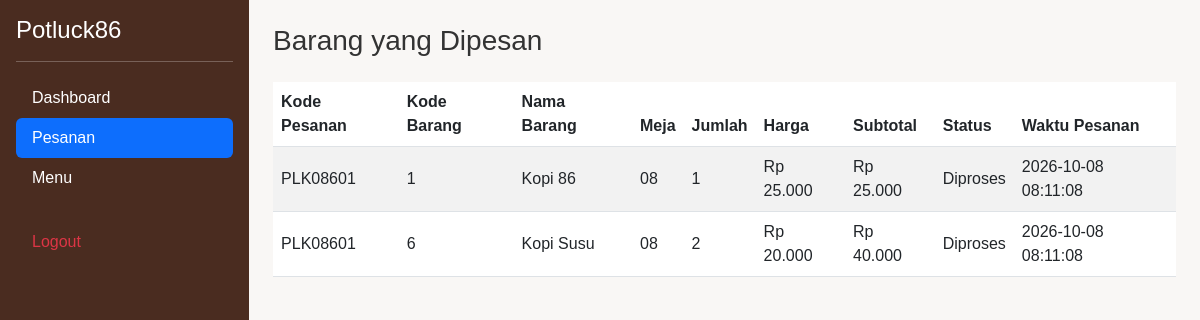
Screenshot of /admin/pesanan.php (signed in) with the database file from the repository.
### tables this page shows
CREATE TABLE `detail_pesanan` (
  `id` INT AUTO_INCREMENT PRIMARY KEY,
  `pesanan_id` INT NOT NULL,
  `menu_id` INT NOT NULL,
  `jumlah` INT NOT NULL,
  `harga` DECIMAL(10,2) NOT NULL,
  `catatan` TEXT DEFAULT NULL,
  `subtotal` DECIMAL(10,2) NOT NULL,
  FOREIGN KEY (`pesanan_id`) REFERENCES `pesanan`(`id`) ON DELETE CASCADE,
  FOREIGN KEY (`menu_id`) REFERENCES `menu`(`id`) ON DELETE CASCADE
);

CREATE TABLE `pesanan` (
  `id` INT AUTO_INCREMENT PRIMARY KEY,
  `nomor_pesanan` VARCHAR(20) NOT NULL UNIQUE,
  `meja_id` INT NOT NULL,
  `total` DECIMAL(10,2) NOT NULL,
  `metode_pembayaran` VARCHAR(50) NOT NULL,
  `status` ENUM('Menunggu', 'Diproses', 'Siap Disajikan', 'Selesai', 'Dibatalkan') DEFAULT 'Menunggu',
  `waktu_pesanan` DATETIME DEFAULT CURRENT_TIMESTAMP,
  `created_at` TIMESTAMP DEFAULT CURRENT_TIMESTAMP,
  FOREIGN KEY (`meja_id`) REFERENCES `meja`(`id`) ON DELETE CASCADE
);

CREATE TABLE `menu` (
  `id` INT AUTO_INCREMENT PRIMARY KEY,
  `kategori_id` INT NOT NULL,
  `nama_menu` VARCHAR(100) NOT NULL,
  `deskripsi` TEXT,
  `harga` DECIMAL(10,2) NOT NULL,
  `foto` VARCHAR(255) DEFAULT 'default.jpg',
  `stok` INT DEFAULT 50,
  `status` ENUM('tersedia', 'tidak tersedia') DEFAULT 'tersedia',
  `created_at` TIMESTAMP DEFAULT CURRENT_TIMESTAMP,
  FOREIGN KEY (`kategori_id`) REFERENCES `kategori`(`id`) ON DELETE CASCADE
);

CREATE TABLE `meja` (
  `id` INT AUTO_INCREMENT PRIMARY KEY,
  `nomor_meja` VARCHAR(10) NOT NULL UNIQUE,
  `qr_code` VARCHAR(255) DEFAULT NULL,
  `status` ENUM('tersedia', 'terisi') DEFAULT 'tersedia'
);

### admin/pesanan.php (the view, shortened to what this page needs)
<?php
require_once '../config/database.php';
$sql = "SELECT p.nomor_pesanan, p.status, p.waktu_pesanan,
               d.menu_id, d.jumlah, d.harga, d.subtotal,
               m.nama_menu, meja.nomor_meja
        FROM detail_pesanan d
        JOIN pesanan p ON p.id = d.pesanan_id
        JOIN menu m ON m.id = d.menu_id
        JOIN meja ON meja.id = p.meja_id
        ORDER BY p.waktu_pesanan DESC, p.id DESC, d.id ASC";
$items = $pdo->query($sql)->fetchAll();
function escape($value)
{
    return htmlspecialchars((string) $value, ENT_QUOTES, 'UTF-8');
}
?>
<!DOCTYPE html>
<html lang="id">
<head>
    <link href="https://cdn.jsdelivr.net/npm/bootstrap@5.3.0/dist/css/bootstrap.min.css" rel="stylesheet">
    <link rel="stylesheet" href="../assets/css/style.css">
</head>
<body>
<div class="d-flex min-vh-100">
    <aside class="bg-primary-brown text-white p-3" style="width: 250px;">
        <h4>Potluck86</h4>
        <hr>
        <nav class="nav nav-pills flex-column">
            <a href="dashboard.php" class="nav-link text-white">Dashboard</a>
            <a href="pesanan.php" class="nav-link text-white active" aria-current="page">Pesanan</a>
            <a href="../pages/menu.php" class="nav-link text-white">Menu</a>
            <a href="../pages/logout.php" class="nav-link text-danger mt-4">Logout</a>
        </nav>
    </aside>
    <main class="p-4 flex-grow-1">
        <h1 class="h3 mb-4">Barang yang Dipesan</h1>
        <div class="table-responsive">
            <table class="table table-striped table-hover align-middle">
                <thead>
                    <tr>
                        <th>Kode Pesanan</th>
                        <th>Kode Barang</th>
                        <th>Nama Barang</th>
                        <th>Meja</th>
                        <th>Jumlah</th>
                        <th>Harga</th>
                        <th>Subtotal</th>
                        <th>Status</th>
                        <th>Waktu Pesanan</th>
                    </tr>
                </thead>
                <tbody>
                    <?php if (!$items): ?>
                        <tr>
                            <td colspan="9" class="text-center text-muted py-4">Belum ada barang pesanan.</td>
                        </tr>
                    <?php else: ?>
                        <?php foreach ($items as $item): ?>
                            <tr>
                                <td><?php echo escape($item['nomor_pesanan']); ?></td>
                                <td><?php echo escape($item['menu_id']); ?></td>
                                <td><?php echo escape($item['nama_menu']); ?></td>
                                <td><?php echo escape($item['nomor_meja']); ?></td>
                                <td><?php echo escape($item['jumlah']); ?></td>
                                <td>Rp <?php echo number_format((float) $item['harga'], 0, ',', '.'); ?></td>
                                <td>Rp <?php echo number_format((float) $item['subtotal'], 0, ',', '.'); ?></td>
                                <td><?php echo escape($item['status']); ?></td>
                                <td><?php echo escape($item['waktu_pesanan']); ?></td>
                            </tr>
                        <?php endforeach; ?>
                    <?php endif; ?>
                </tbody>
            </table>
        </div>
    </main>
</div>
</body>
</html>

### assets/css/style.css (style rules this page uses)
:root { --dark-brown: #4A2C20; --warm-brown: #795548; --cream: #F5EBDD; --white: #FFFFFF; --warm-accent: #C9824A; --gray-bg: #F9F7F5; }
body { font-family: 'Poppins', sans-serif; background-color: var(--gray-bg); color: #333; margin: 0; padding: 0; }
.bg-primary-brown { background-color: var(--dark-brown); color: var(--white); }

### rows the page displays
detail_pesanan: pesanan.nomor_pesanan "PLK08601", menu "1", menu.nama_menu "Kopi 86", meja.nomor_meja "08", jumlah "1", harga "25.000", subtotal "25.000", pesanan.status "Diproses", pesanan.waktu_pesanan "2026-10-08 08:11:08"
detail_pesanan: pesanan.nomor_pesanan "PLK08601", menu "6", menu.nama_menu "Kopi Susu", meja.nomor_meja "08", jumlah "2", harga "20.000", subtotal "40.000", pesanan.status "Diproses", pesanan.waktu_pesanan "2026-10-08 08:11:08"
